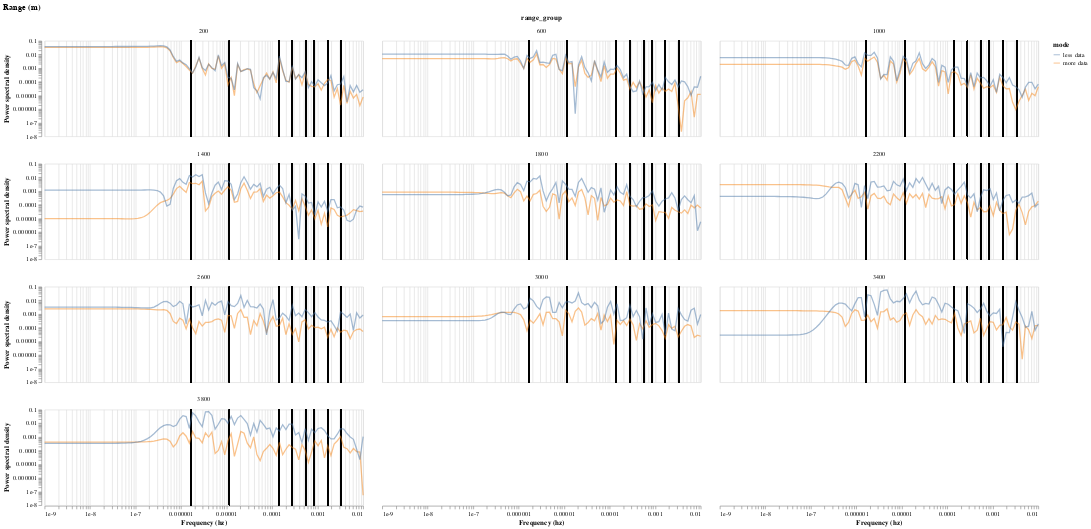

Notebook code cell kept with this figure:
### Code cell
psss = alt.Chart().mark_line(opacity=0.5).encode(
    alt.X('freqs:Q', scale=alt.Scale(type='log'), title='Frequency (hz)'),
    alt.Y('pgram:Q', scale=alt.Scale(type='log', 
    # domain=[0.1, 1000], 
    clamp=True), title='Power spectral density', axis=alt.Axis(grid=False)),
    alt.Color('mode')
).properties(height=150, width=500)

vertline_a = alt.Chart().mark_rule().encode(x='a:Q')
vertline_b = alt.Chart().mark_rule().encode(x='b:Q')
vertline_c = alt.Chart().mark_rule().encode(x='c:Q')
vertline_d = alt.Chart().mark_rule().encode(x='d:Q')
vertline_e = alt.Chart().mark_rule().encode(x='e:Q')
vertline_f = alt.Chart().mark_rule().encode(x='f:Q')
vertline_g = alt.Chart().mark_rule().encode(x='g:Q')
vertline_h = alt.Chart().mark_rule().encode(x='h:Q')
one_week = 1/(3600*24*7)
one_day = 1/(3600*24)
two_hours = 1/(2*3600)
one_hour = 1/(3600)
thirty_minutes = 1/(30*60)
twenty_minutes = 1/(20*60)
ten_minutes = 1/(10*60)
five_minutes = 1/(5*60)

alt.layer(
    vertline_a, vertline_b, vertline_c, vertline_d, 
    vertline_e, vertline_f, vertline_g, vertline_h,
    psss, 
    data=power_spectrum_df
).transform_calculate(
    a=str(one_week),
    b=str(one_day),
    c=str(two_hours),
    d=str(one_hour),
    e=str(thirty_minutes),
    f=str(twenty_minutes),
    g=str(ten_minutes),
    h=str(five_minutes)
).facet(
    'range_group:O', columns=3, title='Range (m)'
)

### Figure 1 — Vega-Lite specification as saved in the notebook (floating-point values rounded to 4 significant figures; data arrays with more than 128 entries replaced by an {"elided": "..."} marker saying what was removed)
{"config": {"view": {"continuousWidth": 400, "continuousHeight": 300}}, "data": {"name": "data-fbe86738e11a39d107bb7c53edf2a17f"}, "facet": {"field": "range_group", "type": "ordinal"}, "spec": {"layer": [{"mark": "rule", "encoding": {"x": {"field": "a", "type": "quantitative"}}}, {"mark": "rule", "encoding": {"x": {"field": "b", "type": "quantitative"}}}, {"mark": "rule", "encoding": {"x": {"field": "c", "type": "quantitative"}}}, {"mark": "rule", "encoding": {"x": {"field": "d", "type": "quantitative"}}}, {"mark": "rule", "encoding": {"x": {"field": "e", "type": "quantitative"}}}, {"mark": "rule", "encoding": {"x": {"field": "f", "type": "quantitative"}}}, {"mark": "rule", "encoding": {"x": {"field": "g", "type": "quantitative"}}}, {"mark": "rule", "encoding": {"x": {"field": "h", "type": "quantitative"}}}, {"mark": {"type": "line", "opacity": 0.5}, "encoding": {"color": {"field": "mode", "type": "nominal"}, "x": {"field": "freqs", "scale": {"type": "log"}, "title": "Frequency (hz)", "type": "quantitative"}, "y": {"axis": {"grid": false}, "field": "pgram", "scale": {"clamp": true, "type": "log"}, "title": "Power spectral density", "type": "quantitative"}}, "height": 150, "width": 500}], "transform": [{"calculate": "1.6534391534391535e-06", "as": "a"}, {"calculate": "1.1574074074074073e-05", "as": "b"}, {"calculate": "0.0001388888888888889", "as": "c"}, {"calculate": "0.0002777777777777778", "as": "d"}, {"calculate": "0.0005555555555555556", "as": "e"}, {"calculate": "0.0008333333333333334", "as": "f"}, {"calculate": "0.0016666666666666668", "as": "g"}, {"calculate": "0.0033333333333333335", "as": "h"}]}, "columns": 3, "title": "Range (m)", "$schema": "https://vega.github.io/schema/vega-lite/v4.17.0.json", "datasets": {"data-fbe86738e11a39d107bb7c53edf2a17f": {"elided": "2000 records"}}}
